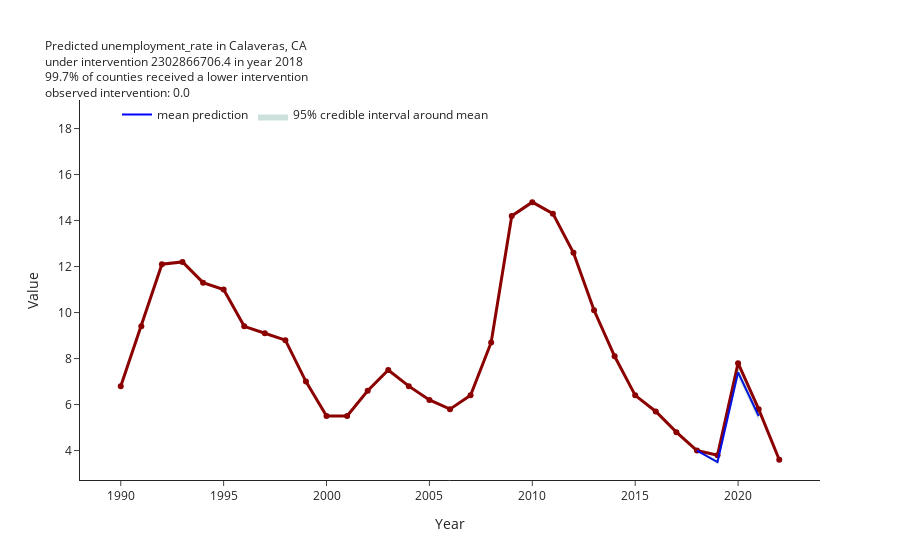

The cell this chart's notebook holds for it:
### Code cell
# notice now that reverting to the original scale you get not only 
# the original values, 
# but also the shapes might differ
# and you need to pay attention to how realistic the interventions are
# which for now is mirrored in the plot title 
# informing you about the percentiles

# the general lesson is that most interventions we are considering
# do not make huge changes to the outcome
# which is disappointing but realistic

display(ci.predictions_original)


ci.plot_predictions(scaling = "original")

### Figure 1 — Plotly figure (JSON) as saved in the notebook; plotly's stock layout.template omitted (floating-point values rounded to 4 significant figures)
{"data": [{"line": {"color": "darkred", "width": 3}, "mode": "lines+markers", "name": "Calaveras County, CA", "showlegend": false, "text": "Calaveras County, CA", "textposition": "top right", "type": "scatter", "x": [1990, 1991, 1992, 1993, 1994, 1995, 1996, 1997, 1998, 1999, 2000, 2001, 2002, 2003, 2004, 2005, 2006, 2007, 2008, 2009, 2010, 2011, 2012, 2013, 2014, 2015, 2016, 2017, 2018, 2019, 2020, 2021, 2022], "y": [6.8, 9.4, 12.1, 12.2, 11.3, 11, 9.4, 9.1, 8.8, 7, 5.5, 5.5, 6.6, 7.5, 6.8, 6.2, 5.8, 6.4, 8.7, 14.2, 14.8, 14.3, 12.6, 10.1, 8.1, 6.4, 5.7, 4.8, 4, 3.8, 7.8, 5.8, 3.6]}, {"line": {"color": "blue", "width": 2}, "mode": "lines", "name": "mean prediction", "text": [4, 3.5, 7.4, 5.5], "type": "scatter", "x": ["2018", "2019", "2020", "2021"], "y": [4, 3.5, 7.4, 5.5]}, {"fill": "toself", "fillcolor": "rgba(0,100,80,0.2)", "line": {"color": "rgba(255,255,255,0)"}, "name": "95% credible interval around mean", "type": "scatter", "x": ["2018", "2019", "2020", "2021", "2021", "2020", "2019", "2018"], "y": [4, 3.6, 7.6, 5.6, 5.3, 7.2, 3.4, 4]}], "layout": {"legend": {"orientation": "h", "traceorder": "normal", "x": 0.05, "y": 1}, "title": {"font": {"size": 12}, "text": "Predicted unemployment_rate in Calaveras, CA<br>under intervention 2302866706.4 in year 2018<br>99.7% of counties received a lower intervention <br>observed intervention: 0.0"}, "xaxis": {"title": {"text": "Year"}}, "yaxis": {"range": [2.72, 19.24], "title": {"text": "Value"}}}}
